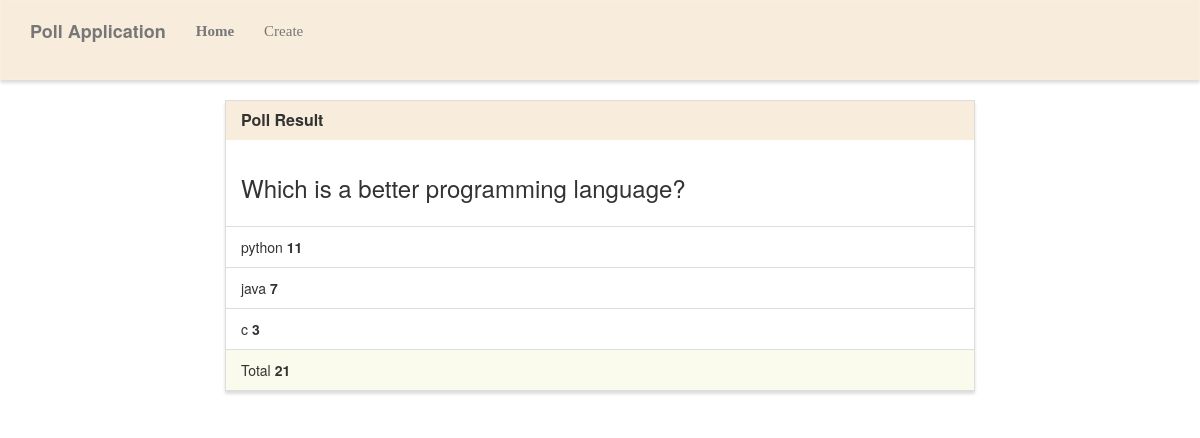
The app's page /results/1/ with its own data.
### poll/models.py (models this page shows, shortened)
class Poll(models.Model):
    question=models.TextField()
    option_one=models.CharField(max_length=20,null=True, blank=True)
    option_two=models.CharField(max_length=20,null=True, blank=True)
    option_three=models.CharField(max_length=20,null=True, blank=True)
    count_op1=models.IntegerField(default=0, null=True, blank=True)
    count_op2=models.IntegerField(default=0, null=True, blank=True)
    count_op3=models.IntegerField(default=0, null=True, blank=True)
    def total(self):
        return self.count_op1 + self.count_op2 + self.count_op3

### poll/views.py (the view)
# urls.py: path('results/<int:poll_id>/',results)
def results(request,poll_id):
    polls = Poll.objects.get(pk=poll_id)
    return render(request,"results.html",{'polls':polls})

### poll/templates/results.html (shortened to what this page needs)
{% extends "base.html" %}
{% block main %}
<div class="row">
    <div class="col-lg-8 col-lg-offset-2">
        <div class="panel panel-default">
            <div class="panel-heading">
                <h3 class="panel-title">Poll Result</h3>
            </div>
            <div class="panel-body">
                <h3>{{ polls.question }}</h3>
            </div>
            <ul class="list-group">
                <li class="list-group-item">{{ polls.option_one }} <strong>{{ polls.count_op1 }}</strong></li>
                <li class="list-group-item">{{ polls.option_two }} <strong>{{ polls.count_op2 }}</strong></li>
                <li class="list-group-item">{{ polls.option_three }} <strong>{{ polls.count_op3 }}</strong></li>
            </ul>
            <div class="panel-footer">
                Total  <strong>{{ polls.total }}</strong>
            </div>
        </div>
    </div>
</div>
{% endblock %}

### poll/templates/base.html (style rules this page uses)
.navbar-default, .btn, .form-control, .panel { border-radius: 0; }
.panel-default > .panel-heading { background-color: rgba(245, 227, 201, 0.651); border-color: rgba(245, 245, 220, .6); border-top-left-radius: 0; border-top-right-radius: 0; }
.panel-footer { background-color: rgba(245, 245, 220, .5); border-color: rgba(245, 245, 220, .4); }
.panel { box-shadow: 0px 3px 3px 0px #ddd; }
a.navbar-brand, .panel-title { font-weight: bolder; }

### records on screen
Poll: question "Which is a better programming language?", option_one "python", count_op1 "11", option_two "java", count_op2 "7", option_three "c", count_op3 "3", total "21"
